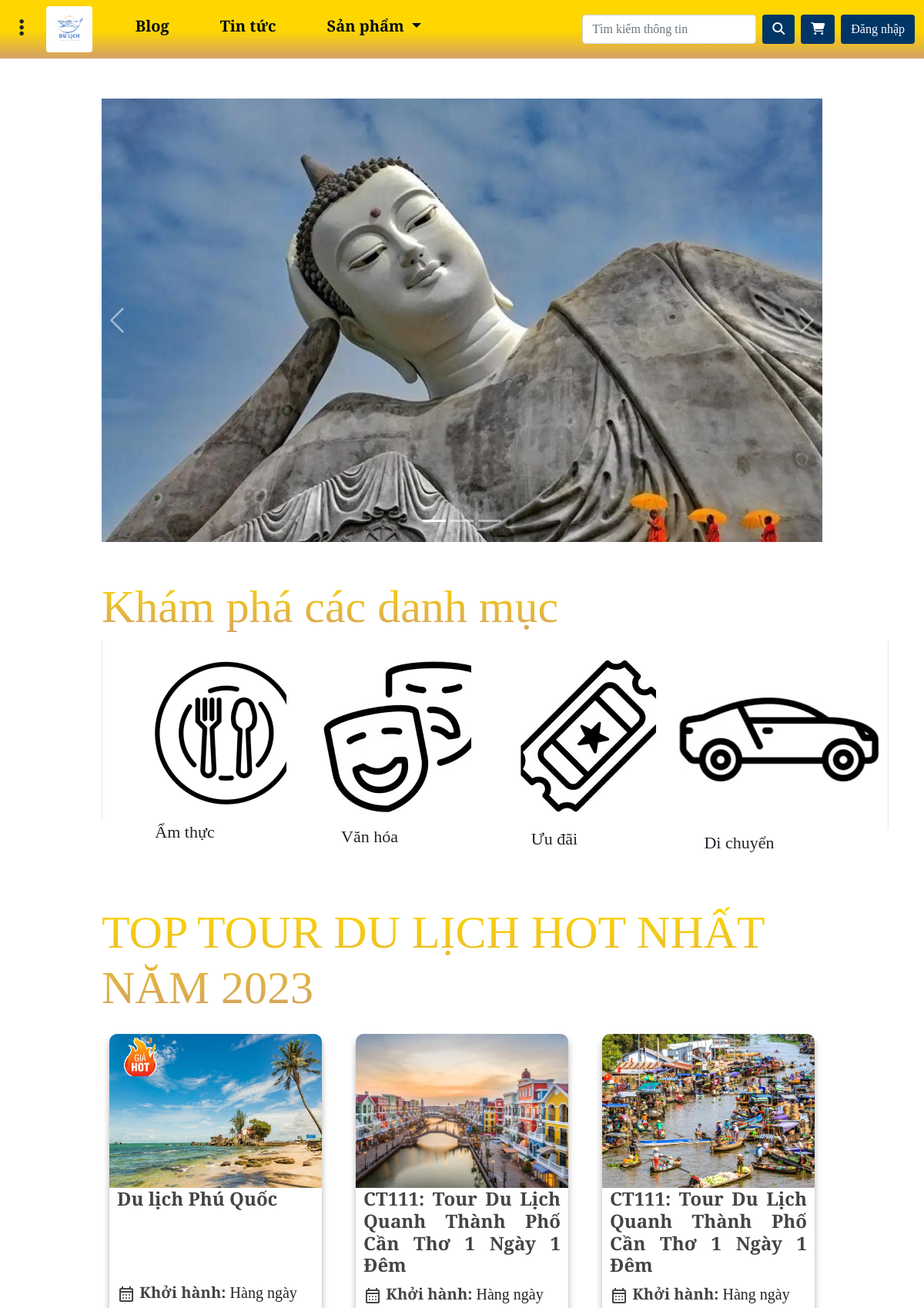
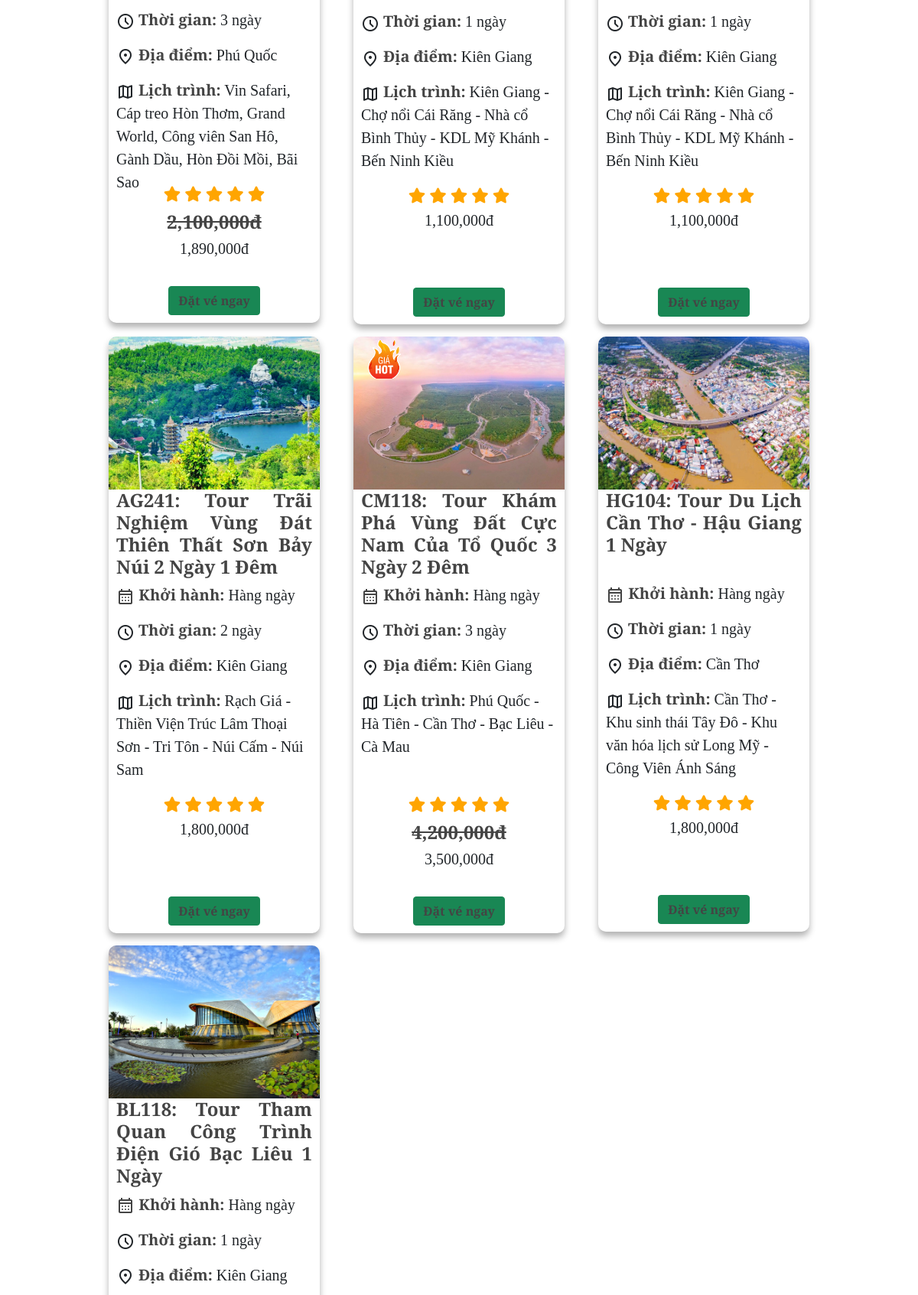
The app's page /product/ (upper part) with its own data (2 pictures, top to bottom).
### Home/models.py (models this page shows)
class Product(models.Model):
    title = models.CharField(max_length=255)
    khoihanh = models.CharField(max_length=50)
    isHot = models.BooleanField(default=False)
    thoigian = models.IntegerField()
    diadiem = models.CharField(max_length=100)
    lichtrinh = models.TextField(blank=True)
    gia = models.IntegerField()
    giachuasale = models.IntegerField()
    text_url = models.TextField(blank=True)

### Home/views.py (the view)
# urls.py: path('product/', views.product, name="product"),
def product(request):
    products = models.Product.objects.all()
    products_sale = models.Product.objects.filter(giachuasale__gt=0)
    return render(request, 'product.html', {'products': products, 'products_sale': products_sale})

### Home/templates/product.html (shortened to what this page needs)
{% load static %}
{% load humanize %}
<!DOCTYPE html>
<html lang="en">
   <head>
      <link
         href="https://cdn.jsdelivr.net/npm/bootstrap@5.0.2/dist/css/bootstrap.min.css"
         rel="stylesheet"
         />
      <link
         rel="stylesheet"
         href="https://cdnjs.cloudflare.com/ajax/libs/font-awesome/6.5.1/css/all.min.css"
         />
      <link rel="stylesheet" href="https://unpkg.com/leaflet@1.9.4/dist/leaflet.css"
/>
      <link rel="stylesheet" href="{% static 'css/style.css' %}">
   </head>
   <body>
      <header>
         <nav class="navbar navbar-expand-md colorHeader fixed-top ">
            <div class="container-fluid">
               <div class="nav-brand me-5">
                  <button class="btn" type="button" data-bs-target="#offcanvasTop" data-bs-toggle="offcanvas">
                  <i class="fa-solid fa-ellipsis-vertical leftslide"></i>
                  </button>
                  <a href="{% url 'home' %}">
                  <img src="{%static 'asset/logo.jpg'%}" alt="" class="rounded" width="60px" height="60px" />
                  </a>
               </div>
               <div class="collapse navbar-collapse" id="navbarNav">
                  <ul class="navbar-nav me-auto mb-2 mb-lg-0">
                     <li class="nav-item">
                        <a class="nav-link active h5" aria-current="page" href="#" data-bs-toggle="tooltip" title="Tính năng đang được phát triển">Blog</a>
                     </li>
                     <li class="nav-item">
                        <a class="nav-link h5" href="{% url 'new' %}">Tin tức</a>
                     </li>
                     <li class="nav-item dropdown ">
                        <a class="nav-link h5 dropdown-toggle" href="#" role="button" data-bs-toggle="dropdown"
                           aria-expanded="false">
                        Sản phẩm
                        </a>
                     </li>
                  </ul>
                  <form class="d-flex " role="search">
                     <input class="form-control me-2 searchInput" id="searchInput" type="search" placeholder="Tìm kiếm thông tin"
                        aria-label="Search" />
                     <button class="btn" id="searchBtn" type="submit">
                     <i class="fa-solid fa-magnifying-glass" style="color: #ffffff;"></i>
                     </button>
                  </form>
                  <button type="button" class="btn ms-2" style="background-color: #003566; color: white;"
                     data-bs-toggle="popover" title="Đơn hàng" data-bs-html="true" data-bs-content="
                     <div class='text-center'>
                     <a href='{% url 'cart' %}'>Mở giỏ hàng</a>
                     </div>
                     " data-bs-placement="bottom">
                  <i class="fas fa-shopping-cart"></i>
                  </button>
                  {% if request.user.is_authenticated %}
                  {% if request.user.is_staff %}
                  <button class="btn mx-2" style="background-color: #800101;" data-bs-toggle="popover" title="Admin" data-bs-html="true" data-bs-content="
                     <div>
                     <a href='{% url 'profile' %}'>Hồ sơ</a> <br>
                     <a href='{% url 'admin:index' %}'>Trang quản trị</a>
                     </div>
                     <hr class='my-3'>
                     <div>
                     <a href='{% url 'logout'%}'>Đăng xuất</a>
                     </div>
                     " data-bs-placement="bottom">
                  <i class="fa-solid fa-user" style="color: #ffffff;"></i>
                  </button>
                  {% else %}
                  <button class="btn mx-2" style="background-color: #003566;" data-bs-toggle="popover" title="Người dùng" data-bs-html="true" data-bs-content="
                     <div>
                     <a href='{% url 'profile' %}'>Hồ sơ</a> <br>
                     </div>
                     <hr class='my-3'>
                     <div>
                     <a href='{% url 'logout'%}'>Đăng xuất</a>
                     </div>
                     " data-bs-placement="bottom">
                  <i class="fa-solid fa-user" style="color: #ffffff;"></i>
                  </button>
                  {%endif%}
                  {% else %}
                  <button class="text-white btn ms-2" style="background-color: #003566;" onclick="chuyentrang()">
                  Đăng nhập
                  </button>
                  {%endif%}
               </div>
            </div>
         </nav>
      </header>
  <main>
    <div class="container-fluid">
      <div id="carouselExampleIndicators" class="carousel slide" data-bs-ride="carousel">
        <div class="carousel-indicators">
          <button type="button" data-bs-target="#carouselExampleIndicators" data-bs-slide-to="0" class="active"
            aria-current="true" aria-label="Slide 1"></button>
          <button type="button" data-bs-target="#carouselExampleIndicators" data-bs-slide-to="1"
            aria-label="Slide 2"></button>
          <button type="button" data-bs-target="#carouselExampleIndicators" data-bs-slide-to="2"
            aria-label="Slide 3"></button>
        </div>
        <div class="carousel-inner">
          <div class="carousel-item active">
            <img src="{%static 'asset/img_product/slider/anh-1.jpg'%}" alt="" style="width: 100%;">
          </div>
        </div>
        <button class="carousel-control-prev" type="button" data-bs-target="#carouselExampleIndicators"
          data-bs-slide="prev">
          <span class="carousel-control-prev-icon" aria-hidden="true"></span>
        </button>
        <button class="carousel-control-next" type="button" data-bs-target="#carouselExampleIndicators"
          data-bs-slide="next">
          <span class="carousel-control-next-icon" aria-hidden="true"></span>
        </button>
      </div>
    </div>
    <div class="container-fluid mt-5">
      <h1 class="title">Khám phá các danh mục</h1>
      <div class="row text-center">
        <div class="col-lg-3">
          <a href=""><img src="{%static 'asset/img_product/anh-3.png'%}" alt=""></a>
          <p>Ẩm thực </p>
        </div>
        <div class="col-lg-3">
          <a href=""><img src="{%static 'asset/img_product/anh-4.jpg'%}" alt=""></a>
          <p>Văn hóa</p>
        </div>
        <div class="col-lg-3">
          <a href=""><img src="{%static 'asset/img_product/anh-5.jpg'%}" alt=""></a>
          <p>Ưu đãi</p>
        </div>
        <div class="col-lg-3">
          <a href=""><img src="{%static 'asset/img_product/anh-6.jpg'%}" alt=""></a>
          <p>Di chuyển</p>
        </div>
      </div>
    </div>
    <div class="container-fluid mt-5">
      <h1 class="title">TOP TOUR DU LỊCH HOT NHẤT NĂM 2023</h1>
      <div class="row mt-4 ">
         {%for product in products %}
         <div class="col-lg-4 ">
            <a href="" class="clickproduct the_a"  data-product-id="{{product.id}}">
               <div class="box-tour mb-3">
                  {%if product.isHot %}
                     <div class="tour-hot">
                        <img src="{%static 'asset/img-home/tour_hot.gif'%}" alt="" style="top: 30px;" class="gift-hot-tour">
                     </div>
                  {% endif %}
                  <img src="{% static product.text_url %}" alt="">
                  <div class="content-tour">
                     <div>
                        <h4 style="text-align: justify; font-size: x-large;" >{{product.title}}</h4>
                        <div class="container-fluid p-0 m-0" style="height: 258px;">
                           <p><span class="material-symbols-outlined">
                              </span> <a>Khởi hành: </a>{{product.khoihanh}}
                           </p>
                           <p><span class="material-symbols-outlined">
                              </span> <a>Thời gian:</a> {{product.thoigian}} ngày
                           </p>
                           <p><span class="material-symbols-outlined">
                              </span> <a>Địa điểm:</a> {{product.diadiem}}
                           </p>
                           <p><span class="material-symbols-outlined">
                              </span> <a>Lịch trình:</a> {{product.lichtrinh}}
                           </p>
                        </div>
                     </div>
                     <div class="mt-3 text-center" style="height: 135px;">
                        <div class="star-tour container-fluid text-center">
                           <i class="fa fa-solid fa-star"></i>
                           <i class="fa fa-solid fa-star"></i>
                           <i class="fa fa-solid fa-star"></i>
                           <i class="fa fa-solid fa-star"></i>
                           <i class="fa fa-solid fa-star"></i>
                        </div>
                        <div class="price-tour hot01">
                           {%if product.giachuasale != 0%}
                            <span>{{product.giachuasale|intcomma}}đ</span>
                           {%endif%}
                        </div>
                        <span>{{product.gia|intcomma}}đ</span>
                     </div>
                     <div class="container-fluid text-center">
                        <a href="{% url 'create_order' product.id %}" class="btn btn-success">Đặt vé ngay</a>
                     </div>
                  </div>
               </div>
            </a>
         </div>
         {% endfor %}
      </div>
    </div>
  </main>
</body>
</html>

### Home/static/css/style.css (style rules this page uses)
.nav-item { margin-right: 50px; }
.colorHeader { background: rgb(255,214,0); background: linear-gradient(180deg, rgba(255,214,0,1) 52%, rgba(210,161,101,1) 100%); }
.collapse a, #offcanvasTopLabel { text-decoration: none !important; color: #000814 !important; font-weight: bold; }
body { font-family: 'EB Garamond' !important; font-size: 22px !important; }
.leftslide { font-size: 25px; margin-right: 10px; }
.title { font-size: 60px; background: -webkit-linear-gradient(rgb(255,214,0), rgba(210,161,101,1)); -webkit-background-clip: text; -webkit-text-fill-color: transparent; }
header { margin-bottom: 8rem !important; }
.searchInput, #searchBtn { margin: auto 0; height: fit-content !important; color: white; }
#searchBtn { background-color: #003566; }
main { width: 80%; margin: 0 auto; }
.carousel-control-prev, .carousel-control-next { font-size: 30px; width: auto; }
.carousel-control-prev-icon, .carousel-control-next-icon { width: 40px; height: 40px; }
main { min-width: 80%; margin: auto; }
.box-tour { flex-basis: calc(32% - 20px); overflow: hidden; box-shadow: 0px 6px 8px rgba(0, 0, 0, 0.3) ; box-sizing: border-box; margin: 0px 10px; border-radius: 10px; min-height: 698px; }
.box-tour .content-tour { font-size: 20px; padding: 0px 10px 10px 10px; height: auto; }
.box-tour .content-tour span { vertical-align: middle; }
.box-tour .content-tour a { font-weight: bold; color: #444; }
.box-tour .star-tour { color: orange; }
.tour-hot { position: relative; }
.tour-hot img { display: block; }
.gift-hot-tour { position: absolute; top: 15%; left: 15%; transform: translate(-50%, -50%); max-width: 50px; max-height: 50px; }
.content-tour .hot01 { color: #ff0707; font-size: 24px; font-weight: bold; }
.content-tour .hot01 span { color: #444; text-decoration: line-through; }
.box-tour img { width: 100%; height: 200px; object-fit: cover; }
h4 { min-height: 113px; }
.the_a { text-decoration: none; overflow: hidden; color: black; text-align: justify; }
.the_a h5, h4 { font-weight: bold; }
.the_a h4 { font-size: xx-large; }

### records on screen
Product: isHot True (drawn), text_url (picture), title "Du lịch Phú Quốc", khoihanh "Hàng ngày", thoigian "3", diadiem "Phú Quốc", lichtrinh "Vin Safari, Cáp treo Hòn Thơm, Grand World, Công viên San Hô, Gành Dầu, Hòn Đồi Mồi, Bãi Sao", giachuasale "2,100,000", gia "1,890,000"
Product: text_url (picture), title "CT111: Tour Du Lịch Quanh Thành Phố Cần Thơ 1 Ngày 1 Đêm", khoihanh "Hàng ngày", thoigian "1", diadiem "Kiên Giang", lichtrinh "Kiên Giang - Chợ nổi Cái Răng - Nhà cổ Bình Thủy - KDL Mỹ Khánh - Bến Ninh Kiều", gia "1,100,000"
Product: text_url (picture), title "CT111: Tour Du Lịch Quanh Thành Phố Cần Thơ 1 Ngày 1 Đêm", khoihanh "Hàng ngày", thoigian "1", diadiem "Kiên Giang", lichtrinh "Kiên Giang - Chợ nổi Cái Răng - Nhà cổ Bình Thủy - KDL Mỹ Khánh - Bến Ninh Kiều", gia "1,100,000"
Product: text_url (picture), title "AG241: Tour Trãi Nghiệm Vùng Đát Thiên Thất Sơn Bảy Núi 2 Ngày 1 Đêm", khoihanh "Hàng ngày", thoigian "2", diadiem "Kiên Giang", lichtrinh "Rạch Giá - Thiền Viện Trúc Lâm Thoại Sơn - Tri Tôn - Núi Cấm - Núi Sam", gia "1,800,000"
Product: isHot True (drawn), text_url (picture), title "CM118: Tour Khám Phá Vùng Đất Cực Nam Của Tổ Quốc 3 Ngày 2 Đêm", khoihanh "Hàng ngày", thoigian "3", diadiem "Kiên Giang", lichtrinh "Phú Quốc - Hà Tiên - Cần Thơ - Bạc Liêu - Cà Mau", giachuasale "4,200,000", gia "3,500,000"
Product: text_url (picture), title "HG104: Tour Du Lịch Cần Thơ - Hậu Giang 1 Ngày", khoihanh "Hàng ngày", thoigian "1", diadiem "Cần Thơ", lichtrinh "Cần Thơ - Khu sinh thái Tây Đô - Khu văn hóa lịch sử Long Mỹ - Công Viên Ánh Sáng", gia "1,800,000"
Product: text_url (picture), title "BL118: Tour Tham Quan Công Trình Điện Gió Bạc Liêu 1 Ngày", khoihanh "Hàng ngày", thoigian "1", diadiem "Kiên Giang"
